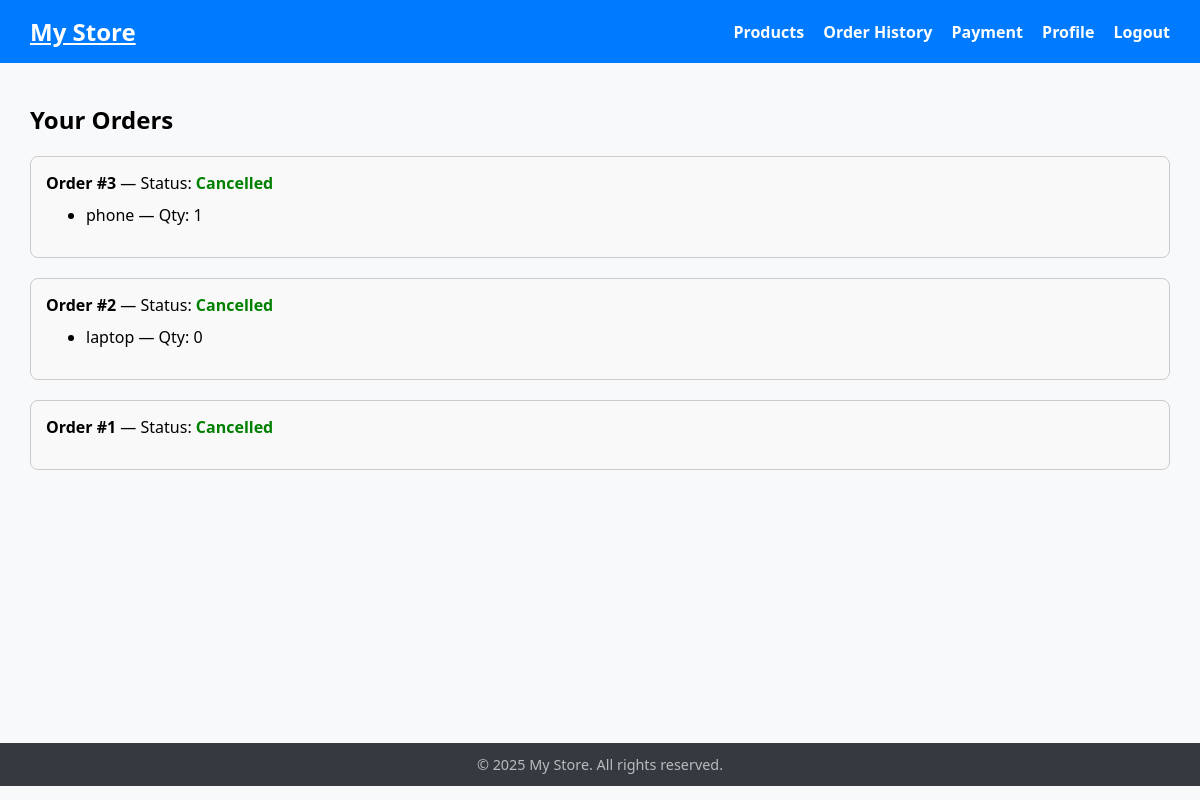
The app's page /order-history/ (signed in) with its own data.
### store/models.py (models this page shows, shortened)
class Order(models.Model):
    user = models.ForeignKey(User, on_delete=models.CASCADE)
    full_name = models.CharField(max_length=200)  # add this
    email = models.EmailField()                    # add this
    address = models.TextField()                    # add this
    city = models.CharField(max_length=100)        # add this
    phone = models.CharField(max_length=20)        # add this
    total_price = models.DecimalField(max_digits=10, decimal_places=2)
    created_at = models.DateTimeField(auto_now_add=True)
    STATUS_CHOICES = [
        ('pending', 'Pending'),
        ('cancelled', 'Cancelled'),
        ('completed', 'Completed'),
    ]
    status = models.CharField(max_length=10, choices=STATUS_CHOICES, default='pending')

class OrderItem(models.Model):
    order = models.ForeignKey(Order, related_name='items', on_delete=models.CASCADE)
    product = models.ForeignKey(Product, on_delete=models.CASCADE)
    quantity = models.PositiveIntegerField(default=1)

class Product(models.Model):
    name = models.CharField(max_length=255)
    price = models.DecimalField(max_digits=10, decimal_places=2)
    description = models.TextField()
    image = models.ImageField(upload_to='products/', blank=True, null=True)

### store/views.py (the view)
# urls.py: path('order-history/', views.order_history, name='order_history'),
@login_required
def order_history(request):
    orders = Order.objects.filter(user=request.user).order_by('-created_at')
    return render(request, 'store/order_history.html', {'orders': orders})

### store/templates/store/order_history.html (shortened to what this page needs)
{% extends 'base.html' %}
{% block content %}
<h2>Your Orders</h2>
{% if orders %}
  <div style="display: flex; flex-direction: column; gap: 20px;">
    {% for order in orders %}
    <div style="border: 1px solid #ccc; border-radius: 8px; padding: 15px; background-color: #f9f9f9;">
      <strong>Order #{{ order.id }}</strong> — Status:
      <span style="color: {% if order.status == 'pending' %}orange{% elif order.status == 'canceled' %}red{% else %}green{% endif %}; font-weight: bold;">
        {{ order.get_status_display }}
      </span>
      <ul style="margin-top: 10px;">
        {% for item in order.items.all %}
          <li>{{ item.product.name }} — Qty: {{ item.quantity }}</li>
        {% endfor %}
      </ul>
    </div>
    {% endfor %}
  </div>
{% else %}
  <p>You have no orders yet.</p>
{% endif %}
{% endblock %}

### templates/base.html (style rules this page uses)
body { font-family: 'Segoe UI', Tahoma, Geneva, Verdana, sans-serif; background-color: #f8f9fa; margin: 0; padding: 0; }

### records on screen
Order: id "3", status "Cancelled"
OrderItem: product.name "phone", quantity "1"
Order: id "2", status "Cancelled"
OrderItem: product.name "laptop", quantity "0"
Order: id "1", status "Cancelled"
